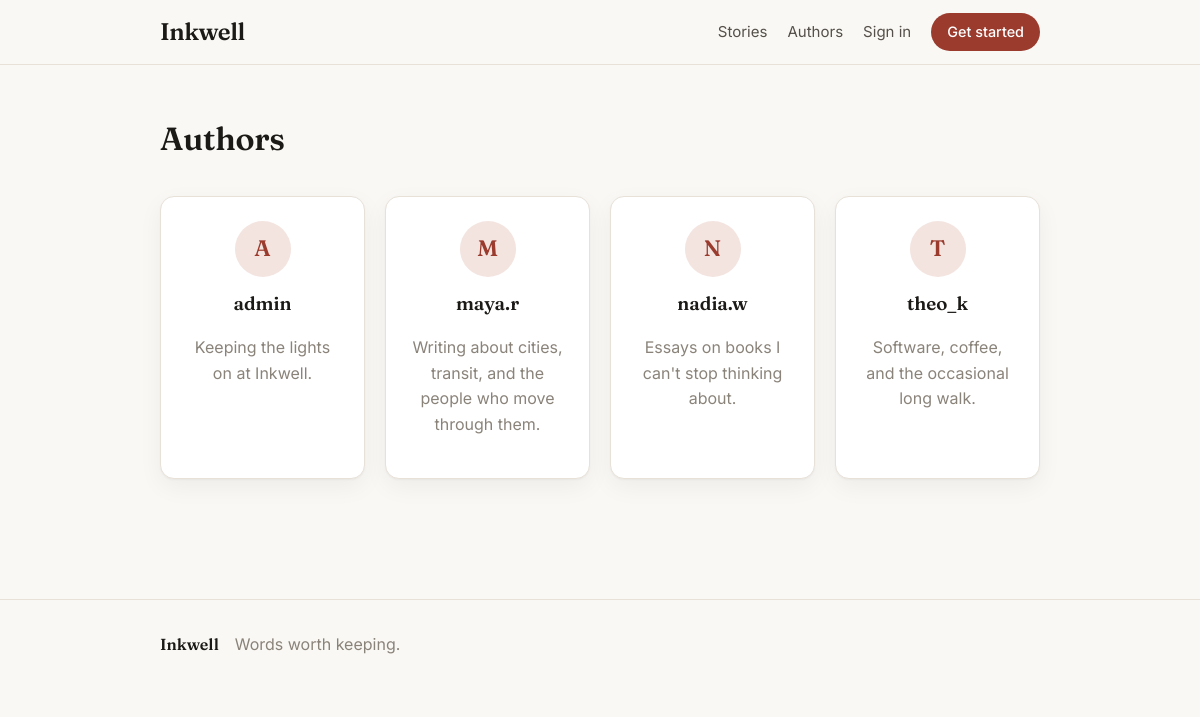
The app's page /authors with its own data.
### app/models.py (models this page shows)
class User(Base):
    __tablename__ = "users"
    id = Column(String, primary_key=True, default=gen_uuid)
    username = Column(String, unique=True, nullable=False, index=True)
    email = Column(String, unique=True, nullable=False, index=True)
    password = Column(String, nullable=False)
    role = Column(String, nullable=False, default="user")
    bio = Column(Text, nullable=True, default="")
    created_at = Column(DateTime, default=datetime.utcnow)
    posts = relationship("Post", back_populates="author", cascade="all, delete-orphan")

### app/main.py (the view)
@app.get("/authors", response_class=HTMLResponse)
def authors_page(request: Request, db: Session = Depends(get_db), user=Depends(get_optional_user)):
    all_users = db.query(User).order_by(User.username).all()
    return templates.TemplateResponse(
        "authors.html", {"request": request, "user": user, "authors": all_users}
    )

### app/templates/authors.html (shortened to what this page needs)
{% extends "base.html" %}
{% block content %}
<div class="page-head">
  <h1>Authors</h1>
</div>
<section class="authors-grid">
  {% for a in authors %}
  <div class="author-card">
    <div class="profile-avatar small">{{ a.username[0]|upper }}</div>
    <h3>{{ a.username }}</h3>
    {% if a.bio %}<p class="muted">{{ a.bio }}</p>{% endif %}
  </div>
  {% endfor %}
</section>
{% endblock %}

### app/static/css/style.css (style rules this page uses)
:root { --bg: #faf8f4; --surface: #ffffff; --ink: #1c1a17; --ink-soft: #55504a; --muted: #8a837a; --line: #e7e1d8; --accent: #9a3b2e; --accent-soft: #f3e4e0; --radius: 14px; --shadow: 0 1px 2px rgba(28, 26, 23, 0.04), 0 8px 24px rgba(28, 26, 23, 0.05); }
* { box-sizing: border-box; }
body { margin: 0; background: var(--bg); color: var(--ink); font-family: "Inter", system-ui, sans-serif; line-height: 1.6; -webkit-font-smoothing: antialiased; }
.page-head { display: flex; align-items: flex-end; justify-content: space-between; margin-bottom: 32px; }
.page-head h1 { font-family: "Fraunces", serif; font-weight: 600; margin: 0; letter-spacing: -0.01em; }
.profile-avatar { width: 88px; height: 88px; border-radius: 50%; background: var(--accent-soft); color: var(--accent); display: grid; place-items: center; font-family: "Fraunces", serif; font-size: 2.2rem; font-weight: 600; margin: 0 auto 18px; }
.profile-avatar.small { width: 56px; height: 56px; font-size: 1.4rem; margin-bottom: 12px; }
.authors-grid { display: grid; grid-template-columns: repeat(auto-fill, minmax(200px, 1fr)); gap: 20px; }
.author-card { background: var(--surface); border: 1px solid var(--line); border-radius: var(--radius); padding: 24px; text-align: center; box-shadow: var(--shadow); }
.author-card h3 { font-family: "Fraunces", serif; font-weight: 600; margin: 0 0 4px; }
.muted { color: var(--muted); }

### records on screen
User: username "A", username "admin", bio "Keeping the lights on at Inkwell."
User: username "M", username "maya.r", bio "Writing about cities, transit, and the people who move through them."
User: username "N", username "nadia.w", bio "Essays on books I can't stop thinking about."
User: username "T", username "theo_k", bio "Software, coffee, and the occasional long walk."
